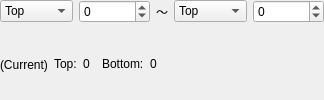
                            <widget class="QFrame" name="frame_6">
                                <property name="sizePolicy">
                                    <sizepolicy hsizetype="Maximum" vsizetype="Preferred">
                                        <horstretch>0</horstretch>
                                        <verstretch>0</verstretch>
                                    </sizepolicy>
                                </property>
                                <layout class="QHBoxLayout" name="horizontalLayout_15">
                                    <property name="leftMargin">
                                        <number>0</number>
                                    </property>
                                    <property name="topMargin">
                                        <number>0</number>
                                    </property>
                                    <property name="rightMargin">
                                        <number>0</number>
                                    </property>
                                    <property name="bottomMargin">
                                        <number>0</number>
                                    </property>
                                    <item>
                                        <layout class="QVBoxLayout" name="verticalLayout_15">
                                            <property name="sizeConstraint">
                                                <enum>QLayout::SetFixedSize</enum>
                                            </property>
                                            <item>
                                                <layout class="QHBoxLayout" name="horizontalLayout_16">
                                                    <item>
                                                        <widget class="QComboBox" name="queueFromDropdown">
                                                            <property name="sizePolicy">
                                                                <sizepolicy hsizetype="Maximum" vsizetype="Fixed">
                                                                    <horstretch>0</horstretch>
                                                                    <verstretch>0</verstretch>
                                                                </sizepolicy>
                                                            </property>
                                                            <property name="sizeAdjustPolicy">
                                                                <enum>QComboBox::AdjustToContents</enum>
                                                            </property>
                                                            <item>
                                                                <property name="text">
                                                                    <string>Top</string>
                                                                </property>
                                                            </item>
                                                            <item>
                                                                <property name="text">
                                                                    <string>Bottom</string>
                                                                </property>
                                                            </item>
                                                            <item>
                                                                <property name="text">
                                                                    <string>Position</string>
                                                                </property>
                                                            </item>
                                                        </widget>
                                                    </item>
                                                    <item>
                                                        <widget class="QueueSpinBox" name="queueFromSpinbox">
                                                            <property name="sizePolicy">
                                                                <sizepolicy hsizetype="Maximum" vsizetype="Fixed">
                                                                    <horstretch>0</horstretch>
                                                                    <verstretch>0</verstretch>
                                                                </sizepolicy>
                                                            </property>
                                                            <property name="minimum">
                                                                <number>-9999999</number>
                                                            </property>
                                                            <property name="maximum">
                                                                <number>9999999</number>
                                                            </property>
                                                        </widget>
                                                    </item>
                                                    <item>
                                                        <widget class="QLabel" name="queueTilda">
                                                            <property name="sizePolicy">
                                                                <sizepolicy hsizetype="Maximum" vsizetype="Preferred">
                                                                    <horstretch>0</horstretch>
                                                                    <verstretch>0</verstretch>
                                                                </sizepolicy>
                                                            </property>
                                                            <property name="text">
                                                                <string>～</string>
                                                            </property>
                                                        </widget>
                                                    </item>
                                                    <item>
                                                        <widget class="QComboBox" name="queueToDropdown">
                                                            <property name="sizePolicy">
                                                                <sizepolicy hsizetype="Maximum" vsizetype="Fixed">
                                                                    <horstretch>0</horstretch>
                                                                    <verstretch>0</verstretch>
                                                                </sizepolicy>
                                                            </property>
                                                            <property name="sizeAdjustPolicy">
                                                                <enum>QComboBox::AdjustToContents</enum>
                                                            </property>
                                                            <item>
                                                                <property name="text">
                                                                    <string>Top</string>
                                                                </property>
                                                            </item>
                                                            <item>
                                                                <property name="text">
                                                                    <string>Bottom</string>
                                                                </property>
                                                            </item>
                                                            <item>
                                                                <property name="text">
                                                                    <string>Position</string>
                                                                </property>
                                                            </item>
                                                        </widget>
                                                    </item>
                                                    <item>
                                                        <widget class="QueueSpinBox" name="queueToSpinbox">
                                                            <property name="sizePolicy">
                                                                <sizepolicy hsizetype="Maximum" vsizetype="Fixed">
                                                                    <horstretch>0</horstretch>
                                                                    <verstretch>0</verstretch>
                                                                </sizepolicy>
                                                            </property>
                                                            <property name="minimum">
                                                                <number>-9999999</number>
                                                            </property>
                                                            <property name="maximum">
                                                                <number>9999999</number>
                                                            </property>
                                                        </widget>
                                                    </item>
                                                </layout>
                                            </item>
                                            <item>
                                                <layout class="QHBoxLayout" name="horizontalLayout_17">
                                                    <item>
                                                        <widget class="QLabel" name="label_3">
                                                            <property name="text">
                                                                <string>(Current)</string>
                                                            </property>
                                                        </widget>
                                                    </item>
                                                    <item>
                                                        <widget class="QLabel" name="queueLabelTop">
                                                            <property name="sizePolicy">
                                                                <sizepolicy hsizetype="Maximum" vsizetype="Preferred">
                                                                    <horstretch>0</horstretch>
                                                                    <verstretch>0</verstretch>
                                                                </sizepolicy>
                                                            </property>
                                                            <property name="text">
                                                                <string>Top:</string>
                                                            </property>
                                                            <property name="textInteractionFlags">
                                                                <set>
                                                                    Qt::LinksAccessibleByMouse|Qt::TextSelectableByKeyboard|Qt::TextSelectableByMouse
                                                                </set>
                                                            </property>
                                                        </widget>
                                                    </item>
                                                    <item>
                                                        <widget class="QLabel" name="queueLabelTopPos">
                                                            <property name="sizePolicy">
                                                                <sizepolicy hsizetype="Maximum" vsizetype="Preferred">
                                                                    <horstretch>0</horstretch>
                                                                    <verstretch>0</verstretch>
                                                                </sizepolicy>
                                                            </property>
                                                            <property name="text">
                                                                <string>0</string>
                                                            </property>
                                                            <property name="textInteractionFlags">
                                                                <set>
                                                                    Qt::LinksAccessibleByMouse|Qt::TextSelectableByKeyboard|Qt::TextSelectableByMouse
                                                                </set>
                                                            </property>
                                                        </widget>
                                                    </item>
                                                    <item>
                                                        <spacer name="horizontalSpacer_9">
                                                            <property name="orientation">
                                                                <enum>Qt::Horizontal</enum>
                                                            </property>
                                                            <property name="sizeType">
                                                                <enum>QSizePolicy::Maximum</enum>
                                                            </property>
                                                            <property name="sizeHint" stdset="0">
                                                                <size>
                                                                    <width>6</width>
                                                                    <height>0</height>
                                                                </size>
                                                            </property>
                                                        </spacer>
                                                    </item>
                                                    <item>
                                                        <widget class="QLabel" name="queueLabelBottom">
                                                            <property name="sizePolicy">
                                                                <sizepolicy hsizetype="Maximum" vsizetype="Preferred">
                                                                    <horstretch>0</horstretch>
                                                                    <verstretch>0</verstretch>
                                                                </sizepolicy>
                                                            </property>
                                                            <property name="text">
                                                                <string>Bottom:</string>
                                                            </property>
                                                            <property name="textInteractionFlags">
                                                                <set>
                                                                    Qt::LinksAccessibleByMouse|Qt::TextSelectableByKeyboard|Qt::TextSelectableByMouse
                                                                </set>
                                                            </property>
                                                        </widget>
                                                    </item>
                                                    <item>
                                                        <widget class="QLabel" name="queueLabelBottomPos">
                                                            <property name="sizePolicy">
                                                                <sizepolicy hsizetype="Maximum" vsizetype="Preferred">
                                                                    <horstretch>0</horstretch>
                                                                    <verstretch>0</verstretch>
                                                                </sizepolicy>
                                                            </property>
                                                            <property name="text">
                                                                <string>0</string>
                                                            </property>
                                                            <property name="textInteractionFlags">
                                                                <set>
                                                                    Qt::LinksAccessibleByMouse|Qt::TextSelectableByKeyboard|Qt::TextSelectableByMouse
                                                                </set>
                                                            </property>
                                                        </widget>
                                                    </item>
                                                    <item>
                                                        <spacer name="horizontalSpacer_10">
                                                            <property name="orientation">
                                                                <enum>Qt::Horizontal</enum>
                                                            </property>
                                                            <property name="sizeHint" stdset="0">
                                                                <size>
                                                                    <width>0</width>
                                                                    <height>0</height>
                                                                </size>
                                                            </property>
                                                        </spacer>
                                                    </item>
                                                </layout>
                                            </item>
                                        </layout>
                                    </item>
                                </layout>
                            </widget>
